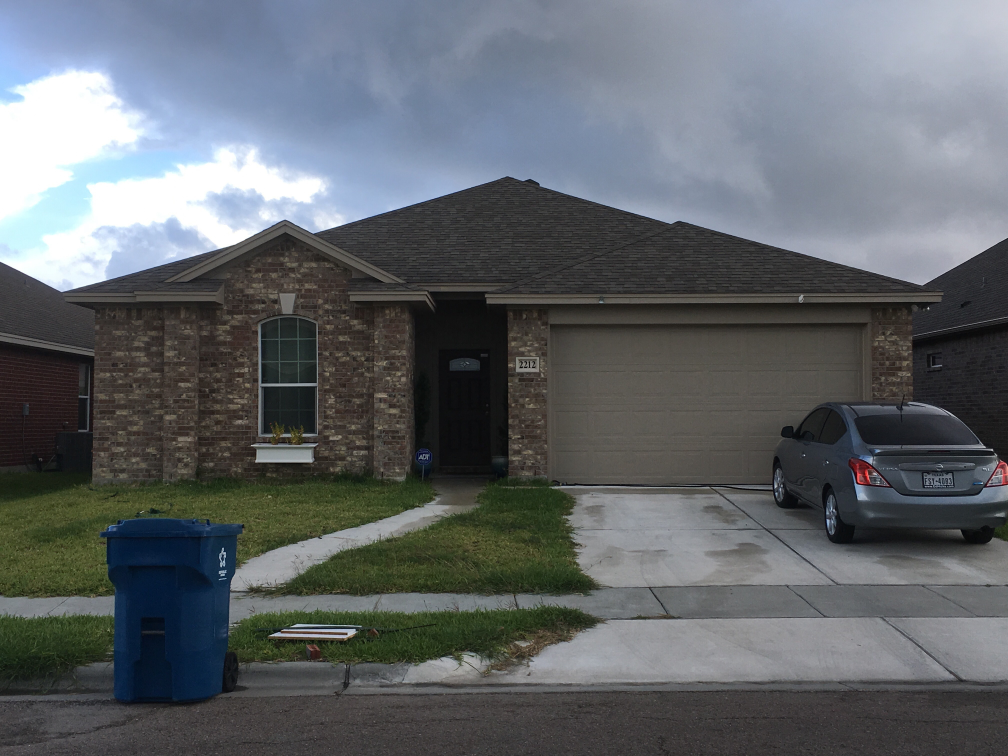
#> input picture image_processing/reduced_image_data/Train/C0/0073a751-e33f-4748-b0e0-12ab9306fe8d.jpg, 4032 x 3024 px, found by its file name (shown at 1/4 size); its folder holds only this picture in this run
$ jupyter execute --allow-errors designsafe_unsupervised_learning.ipynb   (shell and % lines are left out)
#> lines starting #> are read from the running program, lines starting #| are printed output that depends on the picture
### image_classification_supervised_learning/src/get_data.py
import os
import numpy as np
from skimage.transform import resize
from skimage.color import rgb2gray
from skimage.io import imread

def read_resize(path, size=(224,224)):
    return resize(imread(path),size)

def read_resize_gray(path, size):
#> called with size = (112, 112)
    return rgb2gray(resize(imread(path), size))
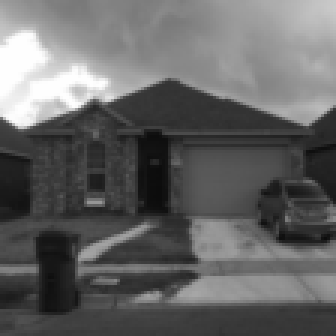
#> returned value: shape (112, 112) float64 (shown 3 times larger); min 0.0485, max 1, mean 0.394

def get_data(path, size=(224,224), gray=False):
    '''
    takes path to directory of files and gets list of delayed read_resize

    returns list of delayed objects
    '''
    if gray:
        files = os.listdir(path)
        if '.DS_Store' in files :
            files.remove('.DS_Store')
        if '.ipynb_checkpoints' in files:
            files.remove('.ipynb_checkpoints')
        data = [read_resize_gray(path+file,size) for file in files]
#> data = 1 item
    else:
        files = os.listdir(path)
        if '.DS_Store' in files:
            files.remove('.DS_Store')
        if '.ipynb_checkpoints' in files:
            files.remove('.ipynb_checkpoints')
        data = [read_resize(path+file,size) for file in files]
    return data

def get_all_data(path_list_train, path_list_test, classes, size=(224,224),gray=False):
    '''
    takes list of paths to directories

    returns numpy array of all image data
    '''
    X_train,X_test,y_train,y_test =  [],[],[],[]
    for path,class_ in zip(path_list_train,classes):
        print(path)
        data = get_data(path,size=size,gray=gray)
#> data = 1 item
        X_train += data
#> X_train = 1 item
        y_train += len(data)*[class_]
#> y_train = ['C0']
    for path,class_ in zip(path_list_test,classes):
        print(path)
        data = get_data(path,size=size,gray=gray)
        X_test += data
        y_test += len(data)*[class_]
    return np.array(X_train), np.array(X_test), np.array(y_train), np.array(y_test)

### unsupervised_learning/designsafe_unsupervised_learning.ipynb
[cell 1]
import os
import numpy as np
from dask.distributed import Client
from dask import delayed
import dask.array as da
from skimage.transform import resize
from skimage.color import rgb2gray
from skimage.io import imread, imread_collection, imsave, ImageCollection

import matplotlib.pyplot as plt

import warnings
warnings.filterwarnings('ignore')

# Unsupervised Learning

In this notebook, we will highlight a few applications of unsupervised learning to image data.

## Kmeans for Color Quantization

Color Quantization is a process used to reduce the number of distinct colors used in an image. Limiting the number of colors helps to reduce the amount of memory required to store an image.  The goal of color quantization is to make the image look as close as possible to the original with as few colors as possible.   This example is inspired by [this sklearn demo](https://scikit-learn.org/stable/auto_examples/cluster/plot_color_quantization.html#sphx-glr-auto-examples-cluster-plot-color-quantization-py).

To demo color quantization we will use one of the images from the Design Safe dataset:

#> (a cell that did not finish here is left out)

#> (a cell that did not finish here is left out)

Next we will use kmeans to reduce the number of colors used in this image.  To do this we will cluster the RGB data for each pixel in the image.  By clustering the colors we can group colors that are the most similar to one another and use the color center as the new colors in the image.

To get started we first need to reshape the image such that we have a vector of the colors of the various pixels.

#> (a cell that did not finish here is left out)

Then we can run k-means on the colors in this image.  In this first example, we will select the number of clusters hyperparameter as 5.

[cell 5]
from sklearn.cluster import KMeans
#> (the rest of this cell did not finish here and is left out)

And get the cluster centers from the following attribute:

#> (a cell that did not finish here is left out)

The 3 vectors above represent the three mean colors of the cluster produced.

We can also use the labels - an array of the integers describe the cluster each data point belongs to.

#> (a cell that did not finish here is left out)

#> (a cell that did not finish here is left out)

Let's first create a contour map of the clusters

[cell 9]
fig,ax = plt.subplots(1,2, figsize=(10,10))
#> (the rest of this cell did not finish here and is left out)

Next, let's assign each cluster with a color that is the cluster center.

[cell 10]
fig,ax = plt.subplots(1,2,figsize=(10,10))
#> (the rest of this cell did not finish here and is left out)

We can see that there are five colors in the image aboove, but it clearly closely resembles the original image.

Finally, we can try out different values of k and see how many colors are needed to do a good job replicating the original image.

[cell 11]
# Try different numbers of colors / value of k
# It takes a long time to run
fig,axs = plt.subplots(3,2,figsize=(10,20))
ks = [3,5,10,30,60,100]
#> (the rest of this cell did not finish here and is left out)

## Image Compression with PCA

In this demo, we will use Priciple Component Analysis(PCA) to find a lower dimensional representation of our data.

To do this, we will use the entire data set.  To get started we will import the images using an already existing script.

We use dask to speed things up.

### Get All Data from EDA pipeline

#> (a cell that did not finish here is left out)

[cell 13]
from src.get_data import get_all_data

# path to data
path_train = '/tmp/Dataset_2/Train/{}/'
path_test = '/tmp/Dataset_2/Validation/{}/'

### get number of images per classes in test and train
classes = np.array(['C0','C2','C4'])
path_list_train = [path_train.format(class_) for class_ in classes]
path_list_test = [path_test.format(class_) for class_ in classes]

#> (the rest of this cell did not finish here and is left out)

#> (a cell that did not finish here is left out)

[cell 15]
X_test = test.compute()

[cell 16]
client.close()

[cell 17]
image_shape = X_train[0].shape

### Reshape Arrays

Next we will reshape the image data such that the images are stored not as matrices but as vectors.

[cell 18]
X_train = X_train.reshape((len(X_train),-1))
X_test = X_test.reshape((len(X_test),-1))
X_train.shape,X_test.shape

In the demo below create a lower dimensional representation of the image shown below.

[cell 19]
fig,ax=plt.subplots()
ax.imshow(X_train[0].reshape(image_shape),cmap='gray');

Next we will use PCA to find a lower dimensional representation of data.

[cell 20]
from sklearn.decomposition import PCA
from sklearn.preprocessing import StandardScaler

# standardize data before running PCA
scaler = StandardScaler()
scaler.fit(X_train)
X_scaled = scaler.transform(X_train)

# Run PCA and transform the data to a lower dimensional represenation
pca = PCA(n_components=len(X_scaled))
X_train_pca = pca.fit_transform(X_scaled)

[cell 21]
# view the proportion of explained variance with regards to the number of prenciple components.
prop_var_expl = np.cumsum(pca.explained_variance_)/np.sum(pca.explained_variance_)

fig,ax = plt.subplots(figsize=(8,6))
ax.plot(prop_var_expl, color='black')
ax.set_xlabel('Number of Principle Components')
ax.set_ylabel('Proportion of Explained Variance ');

Finally we can use a portion of our principal components from PCA to reconstruct the original image.  The less prinicpal components we use the less memory is required to store the image. However, the reconstructed image may deviate more from the original if we do not use a sufficient number.

Below we vary the number of principal componenets used to reconstruct the image.

[cell 22]
# view the lower dimension representation of our data
# and see how good of a job is done replicating the original image
def reconstructed_housed(n_dim, data):
    eigenvalues = pca.components_[:n_dim, :].T
    house_reconstructed = data @ eigenvalues @ eigenvalues.T
    return house_reconstructed

fig, axs = plt.subplots(2, 2, figsize=(13, 6))

for ax, dim in zip(axs.flatten(), [1,200,400,1000]):
    reduced_data = reconstructed_housed(dim,X_scaled)
    first_house = reduced_data[0].reshape(image_shape)
    ax.imshow(first_house, cmap='gray')
    ax.set_title("{} PCA\nComponents".format(dim))
    ax.set_xticks(())
    ax.set_yticks(())

fig.tight_layout()

### Image Compression

Using PCA we are able to represent images using 1 to 1000 features.  This is much lower than the original representation of $112\times112= 12,544$ dimensions.

## Dimensionality Reduction with PCA for Supervised Learning Models

We can also use PCA to reduce the number of features that go into a supervised learning models

Next, Build models with reduced number of features created with PCA.

[cell 23]
# get functions from day2 demo in src folder
from sklearn.metrics import roc_curve, RocCurveDisplay, accuracy_score
import pandas as pd
from sklearn.metrics import ConfusionMatrixDisplay, confusion_matrix

def evaluate(model, X_train, X_test, y_train, y_test, roc=True):
    accuracy_test = accuracy_score(y_test, model.predict(X_test))
    print('Accuracy on the Test Data is {:.2f}'.format(accuracy_test))
    print('Accuracy on the Training Data is {:.2f}'.format(accuracy_score(y_train, model.predict(X_train))))
    if roc:
        display = RocCurveDisplay(model, X_test, y_test)
        display.plot()
    cm = confusion_matrix(y_test, model.predict(X_test), labels=model.classes_)
    disp = ConfusionMatrixDisplay(confusion_matrix=cm, display_labels=model.classes_)
    disp.plot()
    return accuracy_test

[cell 24]
# build lr model
from sklearn.linear_model import LogisticRegression
clf_lr = LogisticRegression(random_state=0).fit(pca.transform(X_scaled), y_train)

[cell 25]
# evaluate model
evaluate(clf_lr, pca.transform(X_scaled), pca.transform(scaler.transform(X_test)), y_train, y_test, roc=False)

Did using the lower dimensional representation help our model?
